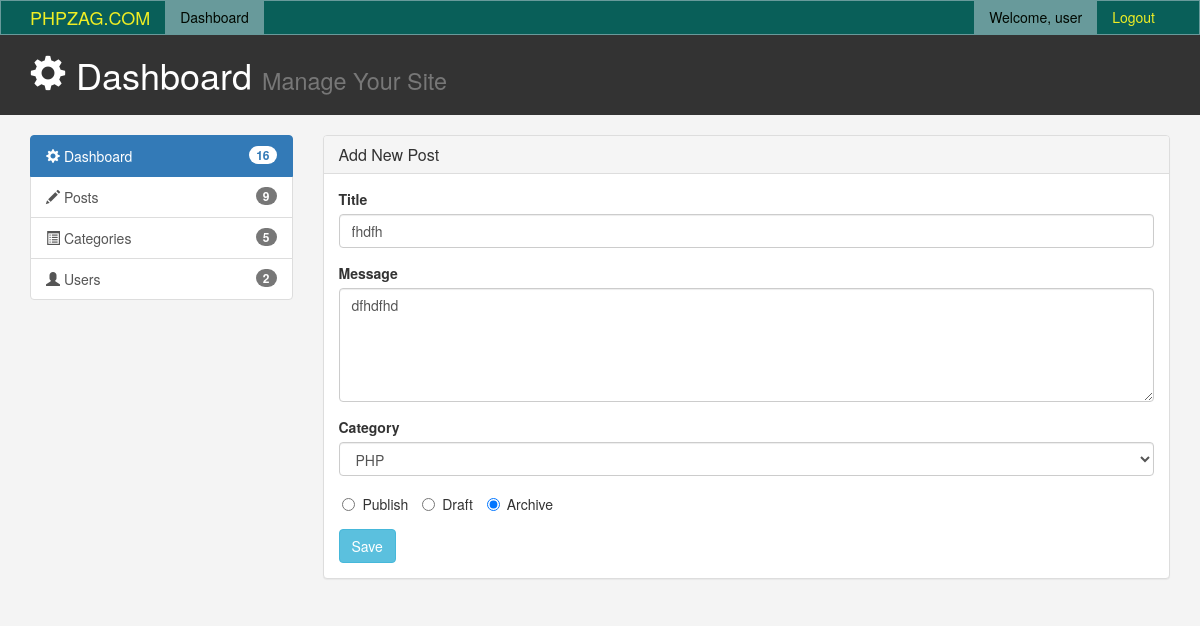
Screenshot of /admin/compose_post.php?id=3 (signed in) with the database file from the repository.
### tables this page shows
CREATE TABLE `cms_posts` (
  `id` int(11) NOT NULL,
  `title` text NOT NULL,
  `message` text NOT NULL,
  `category_id` int(11) NOT NULL,
  `userid` int(11) NOT NULL,
  `status` enum('published','draft','archived','') NOT NULL DEFAULT 'published',
  `created` datetime NOT NULL,
  `updated` datetime NOT NULL DEFAULT current_timestamp()
);

### admin/class/Post.php (called while the page is built, shortened)
<?php
class Post {
	private $postTable = 'cms_posts';
	private $categoryTable = 'cms_category';
	private $conn;
	public function __construct($db){
        $this->conn = $db;
    }
	public function getPost(){
		if($this->id) {
			$sqlQuery = "
				SELECT p.id, p.title, p.message, p.category_id, p.status, p.created, p.updated, c.name
				FROM ".$this->postTable." p
				LEFT JOIN ".$this->categoryTable." c ON c.id = p.category_id
				WHERE p.id = ? ";
			$stmt = $this->conn->prepare($sqlQuery);
			$stmt->bind_param("i", $this->id);
			$stmt->execute();
			$result = $stmt->get_result();
			$post = $result->fetch_assoc();
			return $post;
		}
	}
	public function getCategories(){
		$sqlQuery = "
			SELECT id, name
			FROM ".$this->categoryTable;
		$stmt = $this->conn->prepare($sqlQuery);
		$stmt->execute();
		$result = $stmt->get_result();
		return $result;
	}
}
?>

### admin/compose_post.php (the view, shortened to what this page needs)
<?php
include_once 'config/Database.php';
include_once 'class/Post.php';
$database = new Database();
$db = $database->getConnection();
$post = new Post($db);
$categories = $post->getCategories();
$post->id = (isset($_GET['id']) && $_GET['id']) ? $_GET['id'] : '0';
$postdetails = $post->getPost();
include('inc/header.php');
?>
<link rel="stylesheet" href="css/dataTables.bootstrap.min.css" />
<link href="css/style.css" rel="stylesheet" type="text/css" >
</head>
<body>
<?php include "menus.php"; ?>
<header id="header">
	<div class="container">
		<div class="row">
			<div class="col-md-10">
				<h1><span class="glyphicon glyphicon-cog" aria-hidden="true"></span> Dashboard <small>Manage Your Site</small></h1>
			</div>
			<br>
		</div>
	</div>
</header>
<br>
<section id="main">
	<div class="container">
		<div class="row">
			<?php include "left_menus.php"; ?>
			<div class="col-md-9">
				<div class="panel panel-default">
				  <div class="panel-heading">
					<h3 class="panel-title">Add New Post</h3>
				  </div>
				  <div class="panel-body">
					<form method="post" id="postForm">
						<div class="form-group">
							<label for="title" class="control-label">Title</label>
							<input type="text" class="form-control" id="title" name="title" value="<?php echo $postdetails['title']; ?>" placeholder="Post title..">
						</div>
						<div class="form-group">
							<label for="lastname" class="control-label">Message</label>
							<textarea class="form-control" rows="5" id="message" name="message" placeholder="Post message.."><?php echo $postdetails['message']; ?></textarea>
						</div>
						<div class="form-group">
							<label for="sel1">Category</label>
							<select class="form-control" id="category" name="category">
							<?php
							while ($category = $categories->fetch_assoc()) {
								$selected = '';
								if($category['name'] ==$postdetails['name']) {
									$selected = 'selected=selected';
								}
								echo "<option value='".$category['id']."' $selected>".$category['name']."</option>";
							}
							?>
							</select>
						</div>
						<div class="form-group">
							<label class="radio-inline">
								<input type="radio" name="status" id="publish" value="published" <?php if($postdetails['status'] == 'published') { echo "checked";} ?>>Publish
							</label>
							<label class="radio-inline">
								<input type="radio" name="status" id="draft" value="draft" <?php if($postdetails['status'] == 'draft') { echo "checked";} ?>>Draft
							</label>
							<label class="radio-inline">
								<input type="radio" name="status" id="archived" value="archived" <?php if($postdetails['status'] == 'archived') { echo "checked";} ?>>Archive
							</label>
						</div>
						<input type="submit" name="savePost" id="savePost" class="btn btn-info" value="Save" />
					</form>
				  </div>
				</div>
			</div>
		</div>
	</div>
</section>
<?php include('inc/footer.php');?>

### admin/css/style.css (style rules this page uses)
body { background: #f4f4f4; }
#header { background: #333333; color: #ffffff; padding-bottom: 10px; margin-bottom: : 15px; }

### rows the page displays
cms_posts: title "fhdfh", message "dfhdfhd", status "☐ Publish", status "☐ Draft", status "☑ Archive"

### other values shown
$_SESSION["name"] "user"
$post->totalPost()+$category->totalCategory()+$user->totalUser() "16"
$post->totalPost() "9"
$category->totalCategory() "5"
$user->totalUser() "2"
form field category "PHP"
